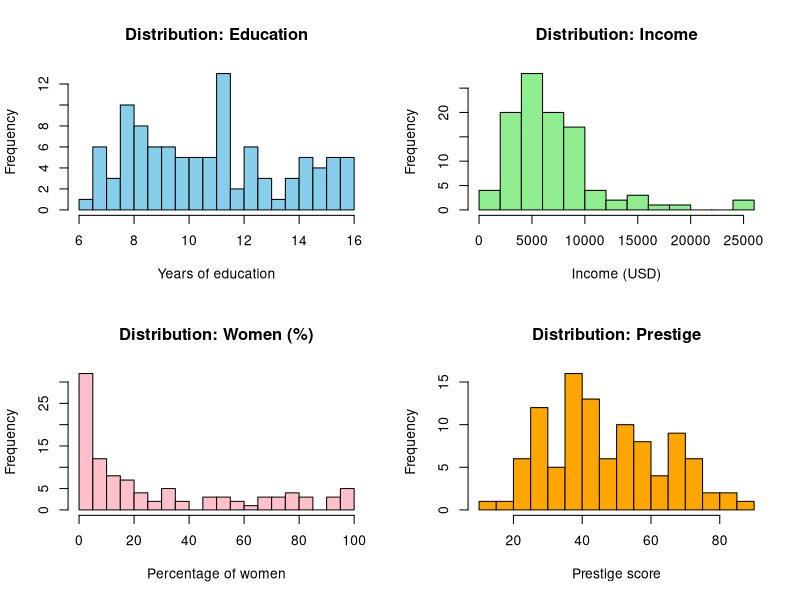
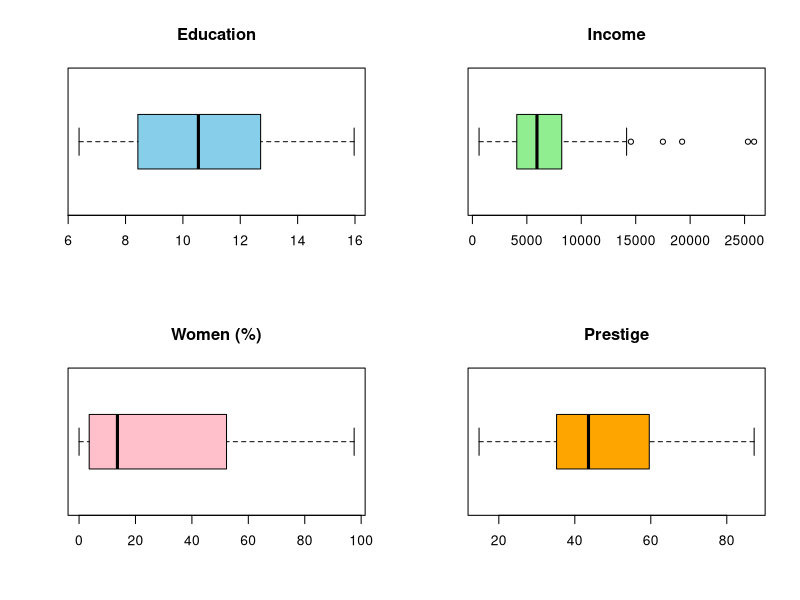
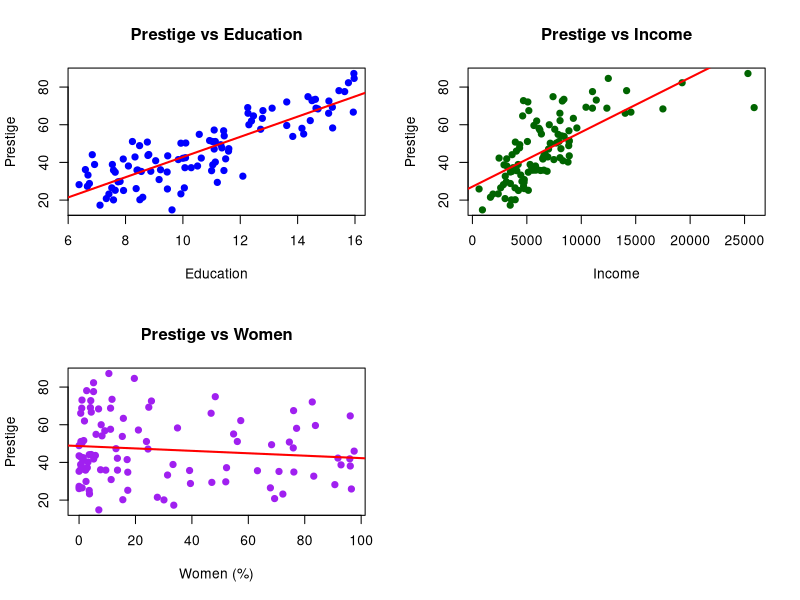
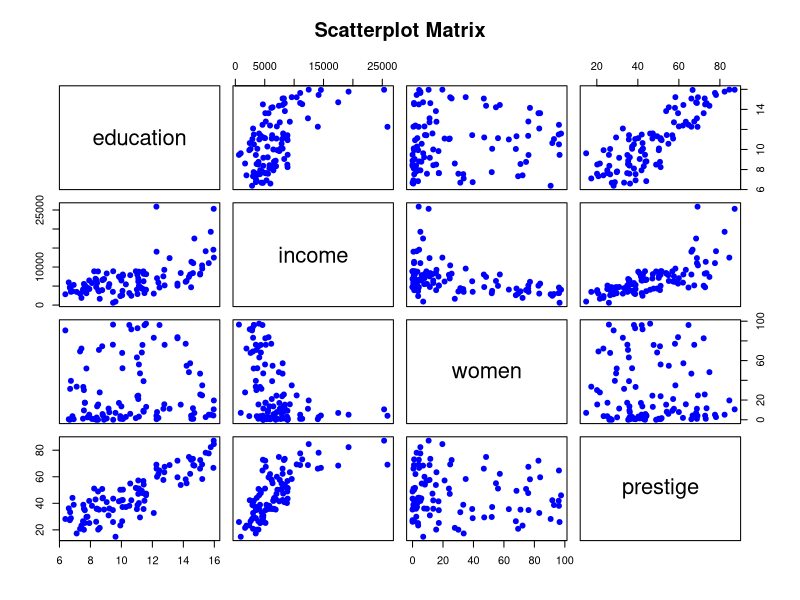
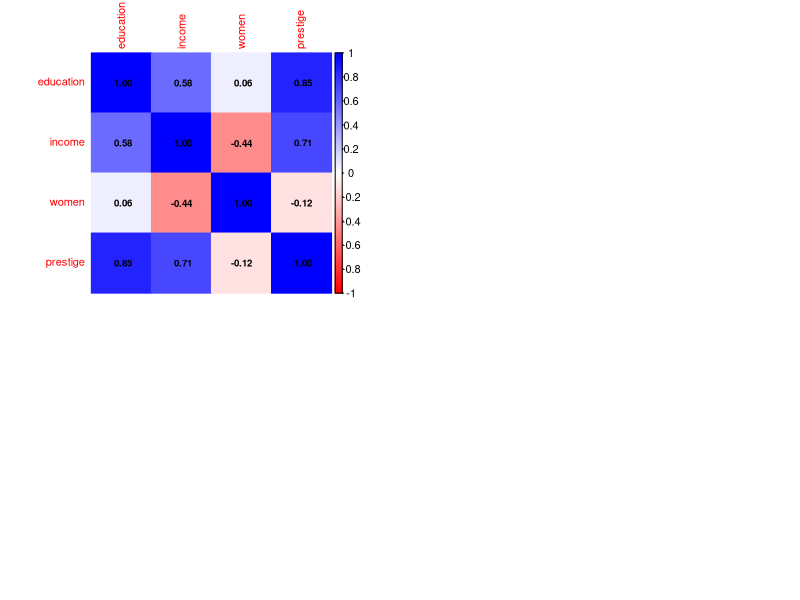
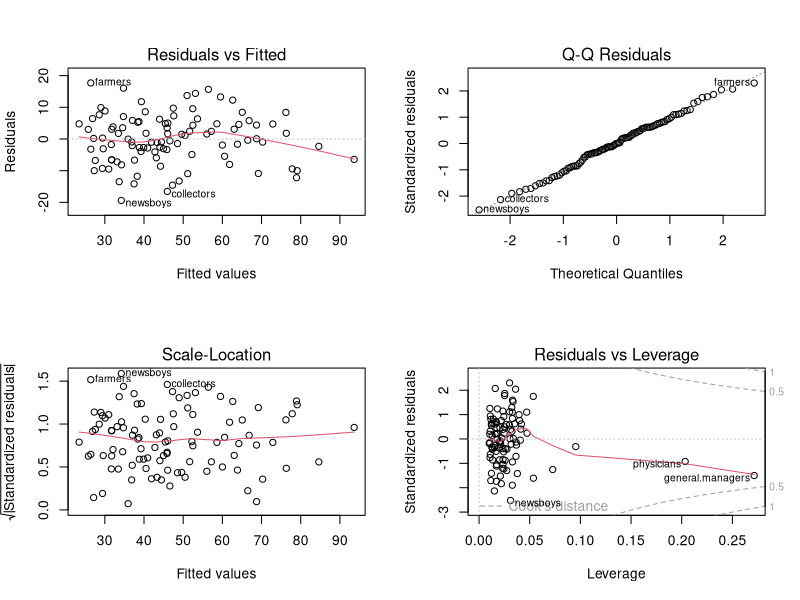

Source code (R) for these figures, in order:
# ============================================================================
# Multiple Linear Regression Analysis
# Dataset: Prestige (Canadian Occupational Prestige)
# Target variable: prestige
# ============================================================================

# ---------------------------------------------------------------------------
# 1. Load libraries and data
# ---------------------------------------------------------------------------

library(car)
library(corrplot)

# Load Prestige dataset
data(Prestige)

# Basic dataset inspection
head(Prestige)
str(Prestige)
summary(Prestige)

# Dataset information
cat("\n========== DATASET INFORMATION ==========\n")
cat("Number of observations:", nrow(Prestige), "\n")
cat("Number of variables:", ncol(Prestige), "\n")
cat("\nVariables:\n")
cat("- education: Average years of education\n")
cat("- income: Average income (USD)\n")
cat("- women: Percentage of women in the occupation\n")
cat("- prestige: Occupational prestige (TARGET VARIABLE)\n")
cat("- census: Census code\n")
cat("- type: Occupation type (bc, prof, wc)\n")

# ---------------------------------------------------------------------------
# 2. Exploratory Data Analysis (EDA)
# ---------------------------------------------------------------------------

cat("\n========== EXPLORATORY DATA ANALYSIS ==========\n")

# Select numeric variables
prestige_numeric <- Prestige[, c("education", "income", "women", "prestige")]

# 2.1 Histograms
par(mfrow = c(2, 2))
hist(Prestige$education, col = "skyblue", breaks = 15,
     main = "Distribution: Education", xlab = "Years of education")
hist(Prestige$income, col = "lightgreen", breaks = 15,
     main = "Distribution: Income", xlab = "Income (USD)")
hist(Prestige$women, col = "pink", breaks = 15,
     main = "Distribution: Women (%)", xlab = "Percentage of women")
hist(Prestige$prestige, col = "orange", breaks = 15,
     main = "Distribution: Prestige", xlab = "Prestige score")

# 2.2 Boxplots (outlier detection)
par(mfrow = c(2, 2))
boxplot(Prestige$education, col = "skyblue",
        main = "Education", horizontal = TRUE)
boxplot(Prestige$income, col = "lightgreen",
        main = "Income", horizontal = TRUE)
boxplot(Prestige$women, col = "pink",
        main = "Women (%)", horizontal = TRUE)
boxplot(Prestige$prestige, col = "orange",
        main = "Prestige", horizontal = TRUE)

# 2.3 Scatter plots
par(mfrow = c(2, 2))

plot(Prestige$education, Prestige$prestige, pch = 19, col = "blue",
     xlab = "Education", ylab = "Prestige",
     main = "Prestige vs Education")
abline(lm(prestige ~ education, data = Prestige), col = "red", lwd = 2)

plot(Prestige$income, Prestige$prestige, pch = 19, col = "darkgreen",
     xlab = "Income", ylab = "Prestige",
     main = "Prestige vs Income")
abline(lm(prestige ~ income, data = Prestige), col = "red", lwd = 2)

plot(Prestige$women, Prestige$prestige, pch = 19, col = "purple",
     xlab = "Women (%)", ylab = "Prestige",
     main = "Prestige vs Women")
abline(lm(prestige ~ women, data = Prestige), col = "red", lwd = 2)

# Scatterplot matrix
pairs(prestige_numeric,
      main = "Scatterplot Matrix",
      pch = 19,
      col = "blue")

# ---------------------------------------------------------------------------
# 2.4 Correlation analysis
# ---------------------------------------------------------------------------

cat("\n========== CORRELATION MATRIX ==========\n")
cor_matrix <- cor(prestige_numeric)
print(round(cor_matrix, 3))

# Correlation heatmap
corrplot(cor_matrix, method = "color",
         col = colorRampPalette(c("red", "white", "blue"))(200),
         addCoef.col = "black",
         tl.cex = 0.8,
         number.cex = 0.7)

cat("\nCorrelation analysis:\n")
cat("Prestige vs Education:", round(cor(Prestige$prestige, Prestige$education), 3), "\n")
cat("Prestige vs Income:", round(cor(Prestige$prestige, Prestige$income), 3), "\n")
cat("Prestige vs Women:", round(cor(Prestige$prestige, Prestige$women), 3), "\n")

# ---------------------------------------------------------------------------
# 3. Multiple Linear Regression Models
# ---------------------------------------------------------------------------

cat("\n========== REGRESSION MODELS ==========\n")

# Model 1: All predictors
model_1 <- lm(prestige ~ education + income + women, data = Prestige)
summary(model_1)

coef_m1 <- coef(model_1)
cat("\nModel 1 equation:\n")
cat("Prestige =",
    round(coef_m1[1], 4), "+",
    round(coef_m1[2], 4), "* education +",
    round(coef_m1[3], 4), "* income +",
    round(coef_m1[4], 4), "* women\n")

# Additional models
model_2 <- lm(prestige ~ education, data = Prestige)
model_3 <- lm(prestige ~ income, data = Prestige)
model_4 <- lm(prestige ~ education + income, data = Prestige)
model_5 <- lm(prestige ~ education + women, data = Prestige)

# ---------------------------------------------------------------------------
# 4. Model comparison
# ---------------------------------------------------------------------------

comparison <- data.frame(
  Model = c("Education + Income + Women",
            "Education only",
            "Income only",
            "Education + Income",
            "Education + Women"),
  R2 = c(summary(model_1)$r.squared,
         summary(model_2)$r.squared,
         summary(model_3)$r.squared,
         summary(model_4)$r.squared,
         summary(model_5)$r.squared),
  R2_adjusted = c(summary(model_1)$adj.r.squared,
                  summary(model_2)$adj.r.squared,
                  summary(model_3)$adj.r.squared,
                  summary(model_4)$adj.r.squared,
                  summary(model_5)$adj.r.squared),
  AIC = c(AIC(model_1), AIC(model_2), AIC(model_3),
          AIC(model_4), AIC(model_5)),
  BIC = c(BIC(model_1), BIC(model_2), BIC(model_3),
          BIC(model_4), BIC(model_5))
)

comparison$R2_percent <- round(comparison$R2 * 100, 2)
print(comparison)

best_model_index <- which.max(comparison$R2_adjusted)
best_model <- model_4

cat("\nBest model according to adjusted R²:\n")
cat(comparison$Model[best_model_index], "\n")

# ---------------------------------------------------------------------------
# 5. Best model diagnostics
# ---------------------------------------------------------------------------

cat("\n========== BEST MODEL DIAGNOSTICS ==========\n")
summary(best_model)

par(mfrow = c(2, 2))
plot(best_model)
par(mfrow = c(1, 1))

# Significance analysis
coef_summary <- summary(best_model)$coefficients

cat("\nSignificant variables:\n")
for (i in 2:nrow(coef_summary)) {
  p_val <- coef_summary[i, 4]
  var_name <- rownames(coef_summary)[i]
  
  significance <- ifelse(p_val < 0.001, "***",
                         ifelse(p_val < 0.01, "**",
                                ifelse(p_val < 0.05, "*", "Not significant")))
  
  cat("-", var_name, "→ p-value:",
      format(p_val, scientific = TRUE),
      significance, "\n")
}

# ---------------------------------------------------------------------------
# 6. Prediction of new cases
# ---------------------------------------------------------------------------

cat("\n========== PREDICTION ==========\n")

new_cases <- data.frame(
  education = c(16, 10),
  income = c(15000, 5000)
)

predictions <- predict(best_model,
                       newdata = new_cases,
                       interval = "prediction",
                       level = 0.95)

results <- data.frame(
  Case = c("Case 1", "Case 2"),
  Education = new_cases$education,
  Income = new_cases$income,
  Predicted_Prestige = round(predictions[, "fit"], 2),
  Lower_95 = round(predictions[, "lwr"], 2),
  Upper_95 = round(predictions[, "upr"], 2)
)

print(results)

# ---------------------------------------------------------------------------
# 7. Final conclusions
# ---------------------------------------------------------------------------

cat("\n========== FINAL CONCLUSIONS ==========\n")
cat("• Education is the most influential predictor of occupational prestige\n")
cat("• Income is also statistically significant\n")
cat("• The selected model explains a high proportion of variance (R² > 0.7)\n")
cat("• The model satisfies linear regression assumptions\n")
cat("• Suitable for prediction and interpretation\n")
